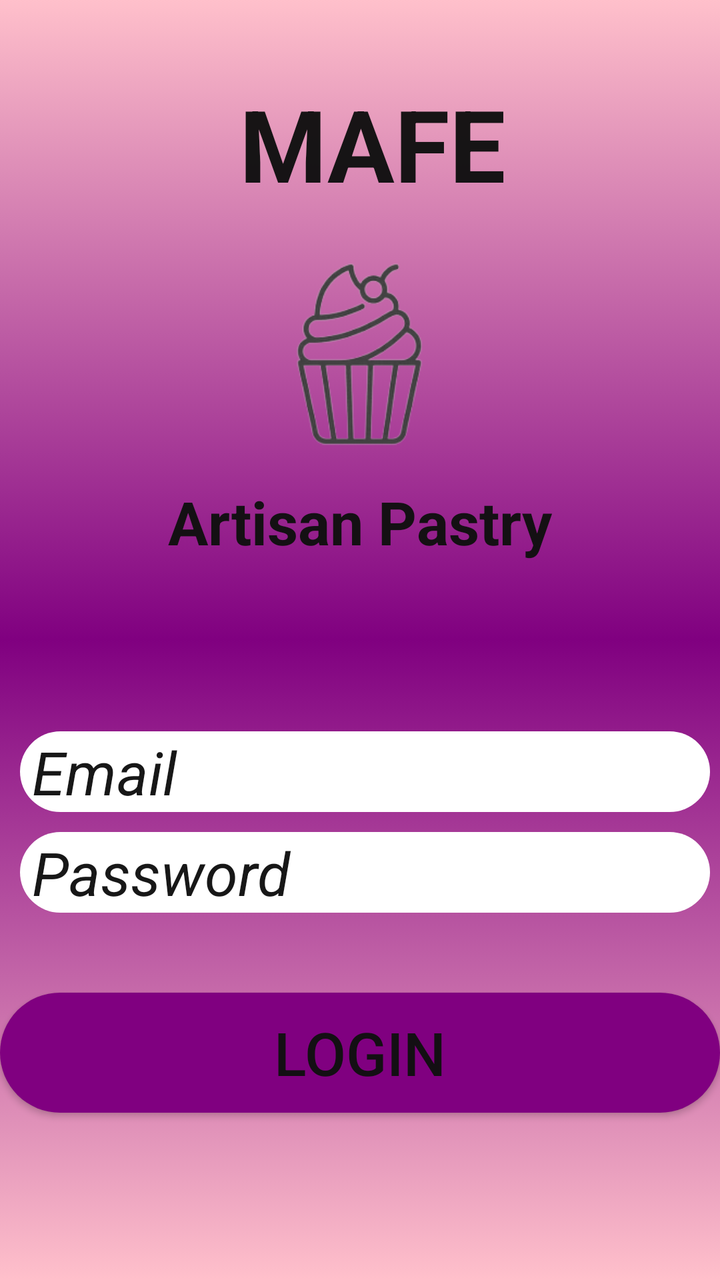
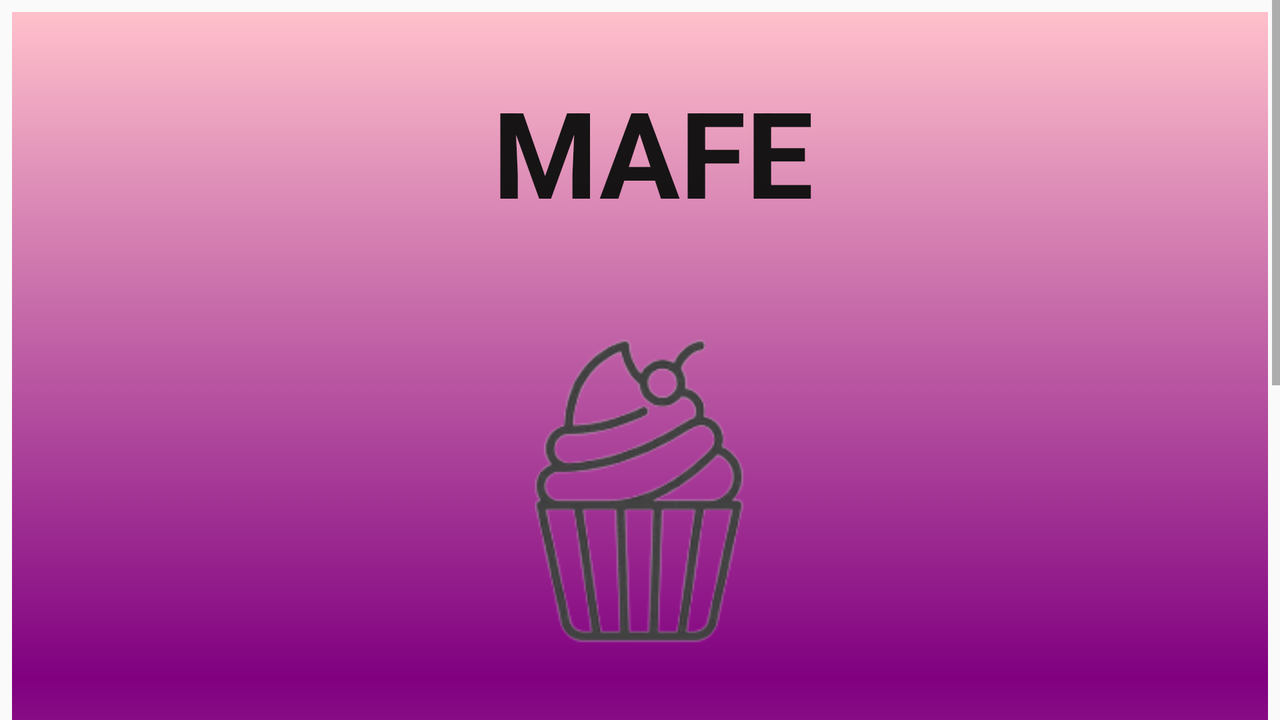

An Android layout and its configuration variant, each rendered on a device that would load it. The default file and the variant file are quoted in full after the pictures.
<!-- AndroidManifest.xml: application theme Theme.AppCompat.DayNight.NoActionBar -->
<!-- res/layout/activity_login.xml -->
<?xml version="1.0" encoding="utf-8"?>
<LinearLayout xmlns:android="http://schemas.android.com/apk/res/android"
    xmlns:app="http://schemas.android.com/apk/res-auto"
    xmlns:tools="http://schemas.android.com/tools"
    android:layout_width="match_parent"
    android:layout_height="match_parent"
    tools:context=".LoginActivity"
    android:layout_margin="6dp"
    android:orientation="vertical">

    <LinearLayout
        android:layout_width="match_parent"
        android:layout_height="match_parent"
        android:background="@drawable/degraded1"
        android:orientation="vertical">


        <LinearLayout
            android:layout_width="match_parent"
            android:layout_height="wrap_content"
            android:layout_weight="1"
            android:orientation="vertical">

            <TextView
                android:id="@+id/text_1"
                android:layout_width="wrap_content"
                android:layout_height="wrap_content"
                android:layout_gravity="center_horizontal"
                android:elegantTextHeight="true"
                android:paddingStart="13dp"
                android:paddingTop="30dp"
                android:text="@string/text_1"
                android:textColor="@color/black"
                android:textSize="50sp"
                android:textStyle="bold" />


            <ImageView
                android:layout_width="wrap_content"
                android:layout_height="120dp"
                android:layout_gravity="center"
                android:src="@drawable/icono" />

            <TextView
                android:id="@+id/text_2"
                android:layout_width="wrap_content"
                android:layout_height="wrap_content"
                android:layout_gravity="center_horizontal"
                android:elegantTextHeight="true"
                android:text="@string/text_2"
                android:textColor="@color/black"
                android:textSize="30sp"
                android:textStyle="bold" />
        </LinearLayout>

        <LinearLayout
            android:layout_width="match_parent"
            android:layout_height="wrap_content"
            android:layout_weight="1"
            android:orientation="vertical">



            <EditText
                android:id="@+id/email"
                android:layout_width="match_parent"
                android:layout_height="wrap_content"
                android:layout_marginStart="10dp"
                android:layout_marginEnd="5dp"
                android:background="@drawable/boton"
                android:hint="@string/text_email"
                android:inputType="textEmailAddress"
                android:paddingStart="6dp"
                android:textColor="@color/black"
                android:textColorHint="@color/black"
                android:textSize="30dp"
                android:textStyle="italic" />




            <EditText
                android:id="@+id/password"
                android:layout_width="match_parent"
                android:layout_height="wrap_content"
                android:layout_marginStart="10dp"
                android:layout_marginTop="10dp"
                android:layout_marginEnd="5dp"
                android:background="@drawable/boton"
                android:hint="@string/text_password"
                android:inputType="textPassword"
                android:paddingStart="6dp"
                android:textAlignment="textStart"
                android:textColor="@color/black"
                android:textColorHint="@color/black"
                android:textSize="30dp"
                android:textStyle="italic" />



            <Button
                android:id="@+id/btn_login"
                android:layout_width="match_parent"
                android:layout_height="60dp"
                android:layout_gravity="center_horizontal"
                android:layout_marginTop="40dp"
                android:layout_marginBottom="5dp"
                android:onClick="login"
                android:backgroundTint="@color/material_500"
                android:text="@string/text_login"
                android:textSize="30dp"
                android:textColor="@color/black"
                android:background="@drawable/boton"/>




        </LinearLayout>
    </LinearLayout>
</LinearLayout>
<!-- resources referenced by this layout -->
<resources>
  <color name="black">#F7101010</color>
  <color name="material_500">#800080</color>
  <!-- drawable boton (drawable) -->
  <?xml version="1.0" encoding="utf-8"?>
      <shape xmlns:android="http://schemas.android.com/apk/res/android"
          android:shape="rectangle"
         >
  
          <solid android:color="@color/white" />
  
          <corners android:radius="30dp" />
  
      </shape>
  <!-- drawable degraded1 (drawable) -->
  <?xml version="1.0" encoding="utf-8"?>
  <selector xmlns:android="http://schemas.android.com/apk/res/android">
  
      <item>
          <shape android:layout_width="match_parent" android:layout_height="match_parent" android:shape="rectangle">
  
              <gradient
                  android:angle="90"
                  android:centerColor="@color/material_500"
                  android:endColor="@color/rosa"
                  android:startColor="@color/rosa"
                  android:type="linear" />
  
  
          </shape>
      </item>
  
  </selector>
  <!-- drawable icono: png bitmap (drawable, 19039 bytes) -->
  <string name="text_1">MAFE</string>
  <string name="text_2">Artisan Pastry</string>
  <string name="text_email">Email</string>
  <string name="text_login">Login</string>
  <string name="text_password">Password </string>
  <color name="white">#FFFFFFFF</color>
  <color name="rosa">#ffc0cb</color>
</resources>
<!-- res/layout-land/activity_login.xml (the author's variant of the layout above) -->
<!-- drawn on the phone turned sideways -->
<?xml version="1.0" encoding="utf-8"?>
<ScrollView
    xmlns:android="http://schemas.android.com/apk/res/android"
    xmlns:app="http://schemas.android.com/apk/res-auto"
    xmlns:tools="http://schemas.android.com/tools"
    android:layout_width="match_parent"
    android:layout_height="match_parent">

<LinearLayout

    android:layout_width="match_parent"
    android:layout_height="match_parent"
    tools:context=".LoginActivity"
    android:layout_margin="6dp"
    android:orientation="vertical">

    <LinearLayout
        android:layout_width="match_parent"
        android:layout_height="match_parent"
        android:background="@drawable/degraded1"
        android:orientation="vertical">


        <LinearLayout
            android:layout_width="match_parent"
            android:layout_height="wrap_content"
            android:layout_weight="1"
            android:orientation="vertical">

            <TextView
                android:id="@+id/text_1"
                android:layout_width="wrap_content"
                android:layout_height="wrap_content"
                android:layout_gravity="center_horizontal"
                android:elegantTextHeight="true"
                android:layout_marginTop="10dp"
                android:layout_marginBottom="15dp"
                android:paddingStart="13dp"
                android:paddingTop="10dp"
                android:text="@string/text_1"
                android:textColor="@color/black"
                android:textSize="60sp"

                android:textStyle="bold" />


            <ImageView
                android:layout_width="wrap_content"
                android:layout_height="200dp"
                android:layout_gravity="center"
                android:src="@drawable/icono" />

            <TextView
                android:id="@+id/text_2"
                android:layout_width="wrap_content"
                android:layout_height="wrap_content"
                android:layout_gravity="center_horizontal"
                android:elegantTextHeight="true"
                android:layout_marginTop="10dp"
                android:layout_marginBottom="15dp"
                android:text="@string/text_2"
                android:textColor="@color/black"
                android:textSize="40sp"
                android:textStyle="bold" />
        </LinearLayout>

        <LinearLayout
            android:layout_width="match_parent"
            android:layout_height="wrap_content"
            android:layout_weight="1"
            android:orientation="vertical">

            <com.google.android.material.textfield.TextInputLayout
                android:id="@+id/email_layout"
                android:layout_width="match_parent"
                android:layout_height="wrap_content">


                <EditText
                android:id="@+id/email"
                android:layout_width="match_parent"
                android:layout_height="wrap_content"
                android:layout_marginStart="15dp"
                android:layout_marginEnd="15dp"
                    android:background="@drawable/boton"
                android:hint="@string/text_email"
                android:inputType="textEmailAddress"
                android:paddingStart="15dp"
                android:textColor="@color/black"
                android:textColorHint="@color/black"
                android:textSize="35dp"
                android:textStyle="italic" />

            </com.google.android.material.textfield.TextInputLayout>

            <com.google.android.material.textfield.TextInputLayout
                android:id="@+id/password_layout"
                android:layout_width="match_parent"
                android:layout_height="wrap_content">


                <EditText
                    android:id="@+id/password"
                    android:layout_width="match_parent"
                    android:layout_height="wrap_content"
                    android:layout_marginStart="15dp"
                    android:layout_marginTop="15dp"
                    android:layout_marginEnd="15dp"
                    android:background="@drawable/boton"
                    android:hint="@string/text_password"
                    android:inputType="textPassword"
                    android:paddingStart="15dp"
                    android:textAlignment="textStart"
                    android:textColor="@color/black"
                    android:textColorHint="@color/black"
                    android:textSize="35dp"
                    android:textStyle="italic" />

            </com.google.android.material.textfield.TextInputLayout>


            <Button
                android:id="@+id/btn_login"
                android:layout_width="match_parent"
                android:layout_height="60dp"
                android:layout_gravity="center_horizontal"
                android:layout_marginTop="40dp"
                android:layout_marginBottom="20dp"
                android:background="@drawable/boton"
                android:backgroundTint="@color/material_500"
                android:onClick="login"
                android:text="@string/text_login"
                android:textColor="@color/black"
                android:textSize="40dp" />


        </LinearLayout>
    </LinearLayout>
</LinearLayout>
</ScrollView>
